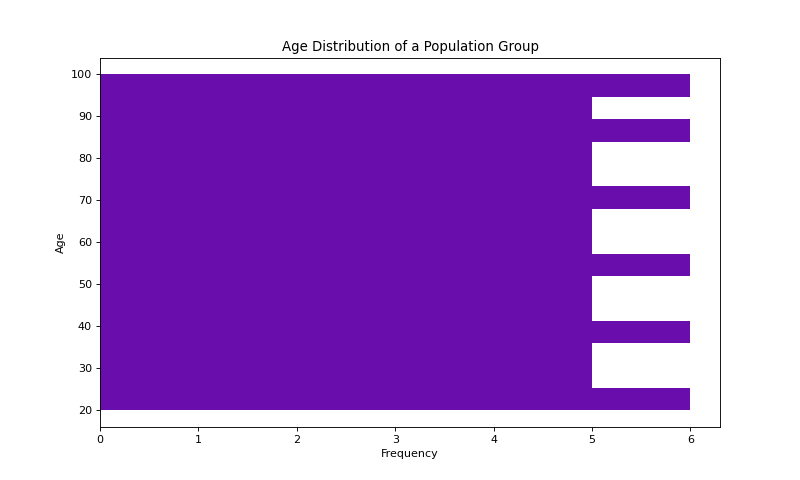

The script that drew this image:

import matplotlib.pyplot as plt

# Data points
ages = [
    23, 25, 22, 24, 35, 37, 30, 45, 50, 55,
    60, 42, 43, 48, 49, 31, 32, 20, 21, 29,
    26, 28, 27, 33, 34, 38, 39, 40, 36, 41,
    46, 47, 44, 51, 52, 53, 54, 56, 57, 58,
    59, 61, 62, 63, 64, 65, 66, 67, 68, 69,
    70, 71, 72, 73, 74, 75, 76, 77, 78, 79,
    80, 81, 82, 83, 84, 85, 86, 87, 88, 89,
    90, 91, 92, 93, 94, 95, 96, 97, 98, 99,
    100
]

# Set up the figure size and resolution
plt.figure(figsize=(10, 6), dpi=80)

# Create histogram, switch to horizontal bar
plt.hist(ages, bins=15, color='#6A0DAD', orientation='horizontal')

# Customize the histogram
plt.title('Age Distribution of a Population Group')
plt.xlabel('Frequency')
plt.ylabel('Age')

# Show the histogram
plt.show()
